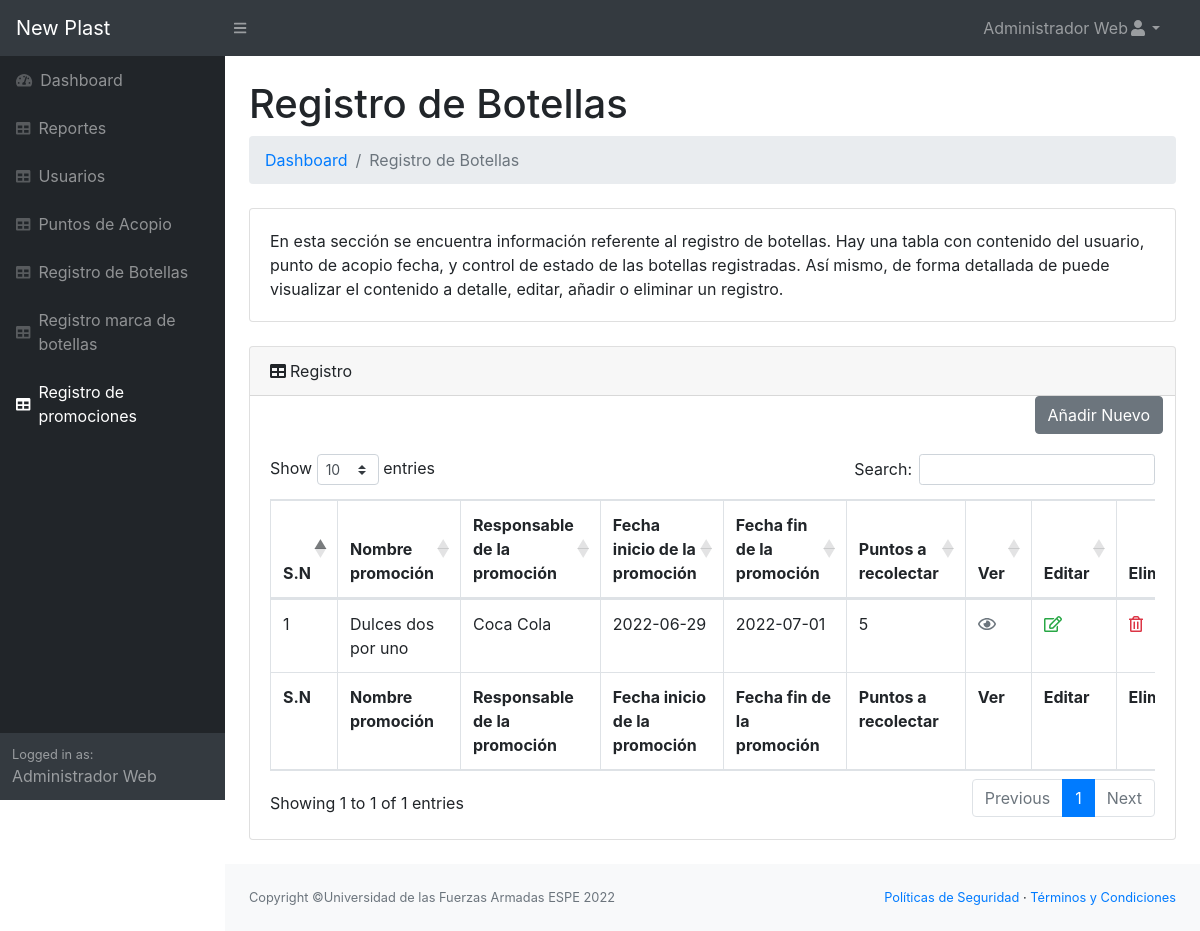
Screenshot of /respaldo-admin/registro_promocion.php (signed in) with the database file from the repository.
### tables this page shows
CREATE TABLE IF NOT EXISTS `registro_promocion` (
  `id` int(11) NOT NULL AUTO_INCREMENT,
  `nombre_promocion` varchar(255) NOT NULL,
  `responsable_promocion` varchar(255) NOT NULL,
  `fecha_inicio` date NOT NULL,
  `fecha_fin` date NOT NULL,
  `puntos_recolectar` int(11) NOT NULL,
  PRIMARY KEY (`id`) USING BTREE
);

### respaldo-admin/registro_promocion.php (the view, shortened to what this page needs)
<!DOCTYPE html>
<html lang="en">
    <head>
		<link href="css/styles.css" rel="stylesheet" />
		<link href="css/estilo1.css" rel="stylesheet" />
		<link href="https://cdn.datatables.net/1.10.20/css/dataTables.bootstrap4.min.css" rel="stylesheet" />
	</head>
	<body class="sb-nav-fixed">
		<?php
			include('partials/header.php');
		?>
		<div id="layoutSidenav">
			<?php
				include('partials/sidebar.php');
			?>
			<div id="layoutSidenav_content">
				<main>
					<div class="container-fluid">
						<h1 class="mt-4">Registro de Botellas</h1>
						<ol class="breadcrumb mb-4">
							<li class="breadcrumb-item"><a href="principal.php">Dashboard</a></li>
							<li class="breadcrumb-item active">Registro de Botellas</li>
						</ol>
						<div class="card mb-4">
							<div class="card-body">En esta sección se encuentra información referente al registro de botellas.
								Hay una tabla con contenido del usuario, punto de acopio fecha, y control de estado de las botellas
								registradas. Así mismo, de forma detallada de puede visualizar el contenido a detalle, editar, añadir
								o eliminar un registro.</div>
						</div>
						<div class="card mb-4">
							<div class="card-header"><i class="fas fa-table mr-1"></i>Registro</div>
							<div class="col text-right">
                                <a href="editar_registro_promocion.php?" class="btn btn-secondary content-link1">Añadir Nuevo </a>
                            </div>
							<div class="card-body">
								<div class="table-responsive">
									<table class="table table-bordered" id="dataTable" width="100%" cellspacing="0">
										<thead>
											<tr>
												<th>S.N</th>
												<th>Nombre promoción</th>
												<th>Responsable de la promoción</th>
												<th>Fecha inicio de la promoción</th>
												<th>Fecha fin de la promoción</th>
                                                <th>Puntos a recolectar</th>
												<th>Ver</th>
												<th>Editar</th>
												<th>Eliminar</th>
											</tr>
										</thead>
										<tfoot>
                                            <tr>
												<th>S.N</th>
												<th>Nombre promoción</th>
												<th>Responsable de la promoción</th>
												<th>Fecha inicio de la promoción</th>
												<th>Fecha fin de la promoción</th>
                                                <th>Puntos a recolectar</th>
												<th>Ver</th>
												<th>Editar</th>
												<th>Eliminar</th>
											</tr>
										</tfoot>
										<tbody>
											<?php
											require_once('conexion.php');
											$sql1="SELECT * FROM registro_promocion ORDER BY id ASC";
											$res1= $mysqli->query($sql1);
											if($res1->num_rows>0)
											{$i=1;
                                                while($data = $res1->fetch_assoc()) { ?>
												    <tr>
													    <td><?php echo $i; ?></td>
													    <td><?php echo $data['nombre_promocion']; ?></td>
													    <td><?php echo $data['responsable_promocion']; ?></td>
													    <td><?php echo $data['fecha_inicio']; ?></td>
                                                        <td><?php echo $data['fecha_fin']; ?></td>
                                                        <td><?php echo $data['puntos_recolectar']; ?></td>
													    <td><a href="ver_registro_promocion.php?view=<?php echo $data['id']; ?>" class="text-secondary content-link1"><i class='far fa-eye'></i></a></td>
                                                        <td><a href="editar_registro_promocion.php?edit=<?php echo $data['id']; ?>" class="text-success content-link1"><i onclick="cargar()" class=' far fa-edit'></i></a></td>
													    <td><a href="javascript:void(0)" class="text-danger delete" name="registro_promocion" id="<?php echo $data['id']; ?>"><i class='far fa-trash-alt'></i></a></td>
												    </tr>
											    <?php
											    $i++;}
                                            }else{
                                            ?>
                                            <tr>
                                                <td colspan="6">Sin datos de registro de promociones </td>
                                            </tr>
                                            <?php } ?>
										</tbody>
									</table>
								</div>
								</div>
								</div>
											</div>
					</main>
				<?php
					include('partials/footer.php');
				?>
	</body>
</html>

### rows the page displays
registro_promocion: nombre_promocion "Dulces dos por uno", responsable_promocion "Coca Cola", fecha_inicio "2022-06-29", fecha_fin "2022-07-01", puntos_recolectar "5"

### other values shown
$nombre "Administrador Web"
$_SESSION['nombre'] "Administrador Web"
